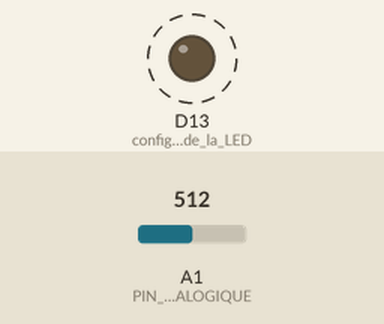
The sketch below on a simulated Arduino Zero (SAMD21). Shown: output pins drawn as LEDs (lit = HIGH). Dashed ring = blinking. The test bench sets the inputs (shaded band); at power-on: A1 (PIN_ANALOGIQUE) = 512 (analog values on the 0–1023 scale). What the sketch prints to the serial monitor is not drawn.

Above: at 1.2 s.
1.3 s: A1 (PIN_ANALOGIQUE) set to 551
4.3 s: A1 (PIN_ANALOGIQUE) set to 573
Timing chart, 0 to 13.3 s (numbered marks = the images above; inputs shaded):
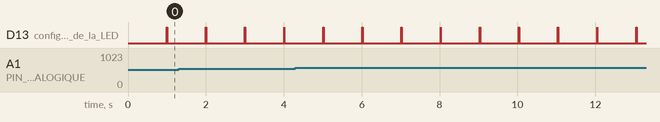

The sketch:

5G-shield-program.ino
```cpp
// Projet météo 5G
// Programme de test de la conversion analogique numerique de la mesure de puissance, fonctionne avec shield détecteur de puissance fait maison
// Louis GUENEGO, louis.guenego@gmail.com
// Professeur RIVET & Professeur FERRE
// ENSEIRB-MATMECA, 29/04/2021


// Configuration CAN
#define PIN_ANALOGIQUE 15 // 15 => pin A0
#define RESOLUTION 12 // ADC 12 bits => 4096 values
#define PERIODE_CAN_MS 10 // période d'écahtillonage (en négligeant les traitements)
#define NOMBRE_MOYENNE 100


// Cartographie du capteur et étalonage
#define NBR_POINT 10
double  carto_dBm[NBR_POINT] = {   -30,   -25,   -20,  -15,   -10,    -5,    0,    5,   10,  12}; // correspond à l'axe y de la cartographie
double carto_Volt[NBR_POINT] = { 0.124, 0.129, 0.146, 0.19, 0.315, 0.543, 1.05, 1.94, 3.29, 3.3}; // @3.6GHz, correpond à l'axe x de la cartographie // carte connecteur SMA
// double carto_Volt[NBR_POINT] = { 0.1192, 0.1224, 0.1329, 0.1643, 0.255, 0.465, 0.904, 1.669, 3.02 }; // @3.6GHz, correpond à l'axe x de la cartographie // carte connecteur UMCC

#define GAIN_ANTENNE 32.74 // rapport dBm -> dBm/m


#define VISTESSE_USB 115200 // vitesse de l'USB


// Variables
unsigned short int i; // multi usage
unsigned short int moyenne = 1; // compter le nombre de moyenne
unsigned short int resultCAN = 0; // le résultat de la conversion A/N
double mesure = 0; // Le résultat de la conversion en Volts
double mesure_moy = 0; // Le résultat moyenné
double mesure_max = 0; // résultat max
double puissance_dBm = 0; // La puissance en dBm avant l'antenne
double puissance_dBm_max = 0;
double puissance = 0; // La puissance en W/m2 dans l'air
double puissance_max = 0;
double champElectrique = 0; // Le champs electrique en V/m dans l'air
double champElectrique_max = 0;


void setup() {
  pinMode(LED_BUILTIN, OUTPUT); // configuration de la LED

  analogReadResolution(RESOLUTION); // configuration du CAN
}


void loop() {

  resultCAN = analogRead(PIN_ANALOGIQUE); // Conversion A/N

  mesure = (double)resultCAN * 3.3 / 4095; // conversion en Volts

  if (mesure > mesure_max) {
    mesure_max = mesure;
  }

  mesure_moy = (mesure_moy*(moyenne-1) + mesure) / (moyenne) ; // moyenne des mesures

  moyenne++;

  if (moyenne >= NOMBRE_MOYENNE){ // lorsqu'on a suiffisament moyenné


    for (i = 0 ; i < NBR_POINT ; i++){ // scrutation de la cartographie
      if (mesure_moy <= carto_Volt [i]) {
        break;
      }
    }

    if (i == 0){ // approximation par interpolation linéaire de la cartographie
      puissance_dBm = carto_dBm[0];
    } else {
      puissance_dBm = (mesure_moy - carto_Volt[i-1]) * ( (carto_dBm[i]-carto_dBm[i-1]) / (carto_Volt[i]-carto_Volt[i-1]) ) + carto_dBm[i-1];
    }

    for (i = 0 ; i < NBR_POINT ; i++){ // scrutation de la cartographie
      if (mesure_max <= carto_Volt [i]) {
        break;
      }
    }

    if (i == 0){ // approximation par interpolation linéaire de la cartographie
      puissance_dBm_max = carto_dBm[0];
    } else {
      puissance_dBm_max = (mesure_max - carto_Volt[i-1]) * ( (carto_dBm[i]-carto_dBm[i-1]) / (carto_Volt[i]-carto_Volt[i-1]) ) + carto_dBm[i-1];
    }

    // Calcul des grandeur électromagnétiques
    puissance = pow (10, (puissance_dBm - 30 + GAIN_ANTENNE) / 10);
    puissance_max = pow (10, (puissance_dBm_max - 30 + GAIN_ANTENNE) / 10);
    champElectrique = sqrt(puissance * 377);
    champElectrique_max = sqrt(puissance_max * 377);

    // affichages des résultats sur le port série (terminal ordinateur) (partie inutile)
    Serial.begin(VISTESSE_USB);
    Serial.print(resultCAN); // cette valeur n'est pas moyennée
    Serial.print(" quantum\n");
    Serial.print(mesure, 3);
    Serial.print(" V\n");
    if ((puissance_dBm < -28.5) && (puissance_dBm_max < -24.5)){
      Serial.print("< -28.5 dBm  /!\\ Puissance trop faible\n");
      Serial.print("< 2.65 mW/m2  /!\\ Puissance trop faible\n");
      Serial.print("< 1 V/m    /!\\ Champ trop faible\n");
      Serial.print("\n");
    } else if (puissance > 5) {
      Serial.print(puissance_dBm, 3);
      Serial.print(" dBm   /!\\ PUISSANCE DANGEREUSE NE PAS DÉPASSER 12 dBm /!\\\n");
      Serial.print(puissance*1000, 3);
      Serial.print(" mW/m2  /!\\ PUISSANCE DANGEREUSE /!\\\n");
      Serial.print(champElectrique, 3);
      Serial.print(" V/m  /!\\ CHAMP DANGEREUX /!\\\n");
      Serial.print("\n");
    } else {
      Serial.print(puissance_dBm, 3);
      Serial.print(" dBm (max : ");
      Serial.print(puissance_dBm_max, 3);
      Serial.print(")\n");
      Serial.print(puissance*1000, 3);
      Serial.print(" mW/m2 (max : ");
      Serial.print(puissance_max*1000, 3);
      Serial.print(")\n");
      Serial.print(champElectrique, 3);
      Serial.print(" V/m  (max : ");
      Serial.print(champElectrique_max, 3);
      Serial.print(")\n");
      Serial.print("\n");
    }
    Serial.end();

    // réinitialisation des variables de la mesure et nombre de moyennes
    moyenne = 1;
    mesure_moy = 0;
    mesure_max = 0;


    // signal lumineux de la fin de conversion et temporisation avant nouvelle convesion A/N
    digitalWrite(LED_BUILTIN, HIGH);
    delay(PERIODE_CAN_MS);

  } else {

    // temporisation avant nouvelle conversion A/N
    digitalWrite(LED_BUILTIN, LOW); // On éteint la LED qui a été allumé lorqu'on a calculé un point de mesure
    delay(PERIODE_CAN_MS);

  }

}
```

Measured:
- by itself, D13 (configuration_de_la_LED): alternates HIGH for 0.01 s and LOW for 0.99 s
